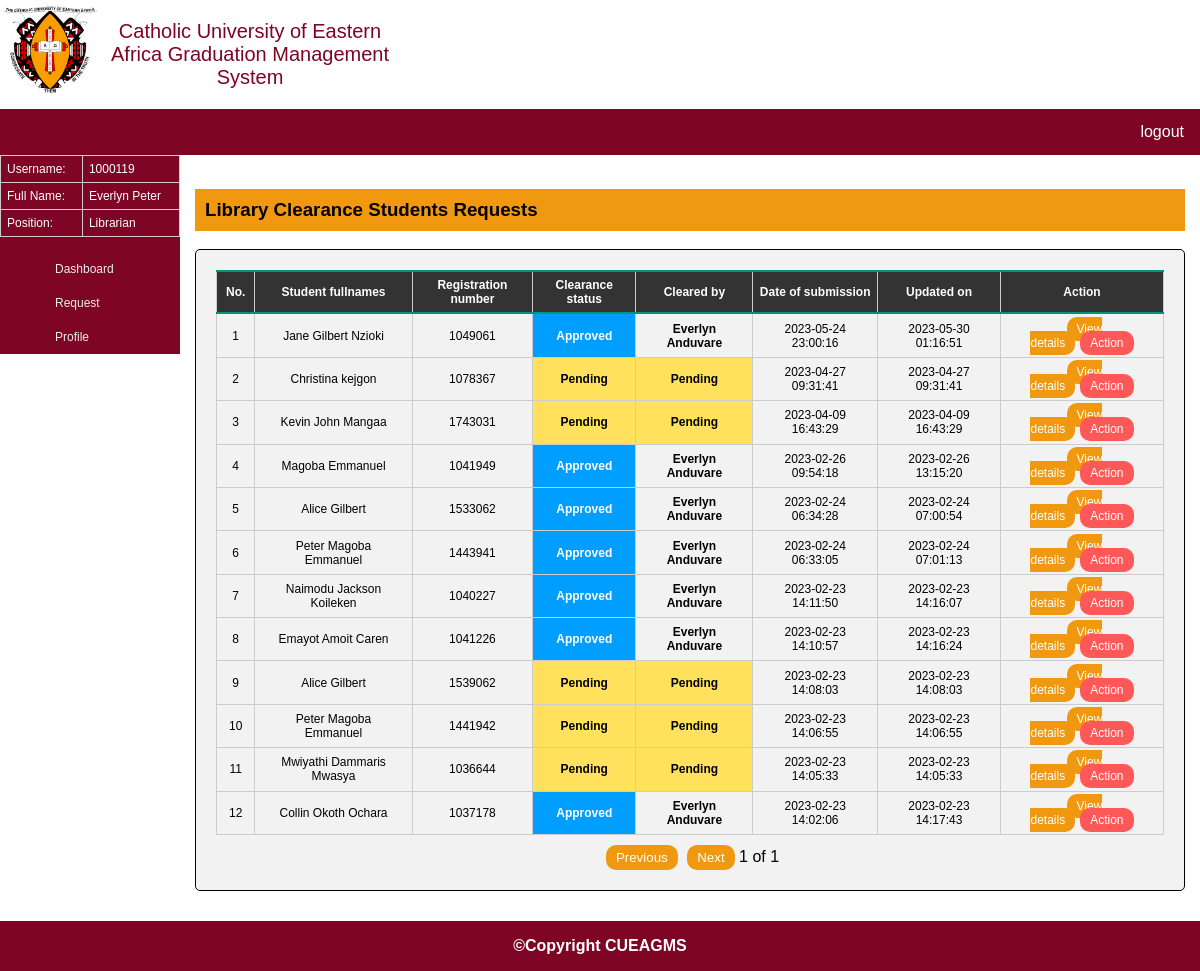
Page /library/clearanceRequests.php (signed in) on the committed database.
### tables this page shows
CREATE TABLE `library_clearance_request` (
  `lib_req_id` int NOT NULL AUTO_INCREMENT,
  `clr_id` int NOT NULL,
  `std_fullnames` varchar(200) NOT NULL,
  `std_regNo` varchar(50) NOT NULL,
  `stdStatus` enum('Pending','Approved','Rejected') NOT NULL DEFAULT 'Pending',
  `emp_fullname` varchar(200) DEFAULT NULL,
  `created_at` timestamp NULL DEFAULT CURRENT_TIMESTAMP,
  `updated_at` timestamp NULL DEFAULT CURRENT_TIMESTAMP ON UPDATE CURRENT_TIMESTAMP,
  PRIMARY KEY (`lib_req_id`),
  KEY `clr_id` (`clr_id`),
  CONSTRAINT `library_clearance_request_ibfk_1` FOREIGN KEY (`clr_id`) REFERENCES `clearance` (`clr_id`) ON DELETE CASCADE ON UPDATE CASCADE
);

### library/clearanceRequests.php (the view, shortened to what this page needs)
<?php require_once("../config.php");
?>
<!DOCTYPE html>
<html lang="en">
<head>
    <link rel="stylesheet" href="../assets/css/style.css?v=<?php echo time(); ?>">
</head>
<body>
    <div class="header">
        <div class="logo">
            <img src="../assets/images/logo/CUEA-logo.png" width="100">
            <p>Catholic University of Eastern Africa Graduation Management System</p>
        </div>
    </div>
    <div class="navbar">
        <ul>
            <li style="float:right"><a href="../logout.php">logout</a></li>
        </ul>
    </div>
    <div class="section">
        <div class="row">
            <div class="left" style="background-color:#7E0524; ">
                <div class="row">
                    <table style="color:#fff; text-align:left; padding-left:10px;">
                        <tr>
                            <td>Username:</td>
                            <td><?php echo $_SESSION['username'];?></td>
                        </tr>
                        <tr>
                            <td>Full Name:</td>
                            <td><?php echo $_SESSION['fullname'];?></td>
                        </tr>
                        <tr>
                            <td>Position:</td>
                            <td><?php echo $_SESSION['position'];?></td>
                        </tr>
                    </table>
                </div>
                <nav class="vertical">
                    <ul>
                        <li><a href="librarian.php">Dashboard</a></li>
                        <li><a href="#">Request</a>
                        </li>
                        <li><a href="viewprofile.php">Profile</a></li>
                    </ul>
                </nav>
            </div>
            <div class="right" style="background-color:#FFF;">
                <h3>Library Clearance Students Requests</h3>
                <div class="clearance-form">
                    <table class="table">
                        <thead>
                            <tr>
                                <th>
                                    No.
                                </th>
                                <th>
                                    Student fullnames
                                </th>
                                <th>
                                    Registration number </th>
                                <th>
                                    Clearance status
                                </th>
                                <th>
                                    Cleared by
                                </th>
                                <th>
                                    Date of submission </th>
                                <th>
                                    Updated on </th>
                                <th>
                                    Action
                                </th>
                            </tr>
                        </thead>
                        <tbody>
                            <?php
$query = "SELECT * FROM library_clearance_request ORDER BY created_at DESC;";
$result =$connection->query($query);
$countRow = 1;
while ($row = mysqli_fetch_array($result)) {
    if($row['emp_fullname']==NULL){
        $row['emp_fullname'] = "Pending";
    }
    $display = <<<HEREDOC
    <tr>
       <td>{$countRow}</td>
       <td>{$row['std_fullnames']}</td>
       <td>{$row['std_regNo']}</td>
       <td class='status'>{$row['stdStatus']}</td>
       <td class='status'>{$row['emp_fullname']}</td>
       <td>{$row['created_at']}</td>
       <td>{$row['updated_at']}</td>
       <td><a class="btn-v"  href="std_details.php?id={$row['std_regNo']}">View details</a><a class="btn-a" href="updateStatus.php?id={$row['std_regNo']}&fulnames={$row['std_fullnames']}">Action</a></td>
    </tr>
    HEREDOC;
                                echo $display;
$countRow++;
}?>
                        </tbody>
                    </table>
                    <div id="pagination">
                        <button class="btns" id="previous">Previous</button>
                        <button class="btns" id="next">Next</button>
                        <span id="pageNumber">1</span> of <span id="totalPages">1</span>
                    </div>
                </div>
            </div>
        </div>
    </div>
    <div class="footer">
        <p><strong>©Copyright CUEAGMS</strong></p>
    </div>
</body>
</html>

### assets/css/style.css (style rules this page uses)
* { box-sizing: border-box; }
body { font-family: 'Work Sans', sans-serif; text-align: center; margin: 0; }
.header, .navbar, .section, .footer { float: left; width: 100%; }
.header { height: 100; background-color: #fff; }
.header .logo img { float: left; }
.header .logo p { float: left; width: 25%; font-size: 20px; color:#7E0524; }
.navbar ul { list-style-type: none; margin: 0; padding: 0; overflow: hidden; background-color: #7E0524; }
.navbar li { float: left; border-right: 1px solid #bbb; }
.navbar li:last-child { border-right: none; }
.navbar li a { display: block; color: white; text-align: center; padding: 14px 16px; text-decoration: none; }
.row { display: flex; }
.left { flex: 15%; height: 100%; margin: 0px; }
.right { flex: 85%; padding: 15px; }
nav.vertical { position:relative; background:#7E0524; text-align: left; }
nav.vertical ul { list-style: none; margin:0; }
nav.vertical li { position:relative; }
nav.vertical a { display:block; color:#eee; text-decoration:none; padding:10px 15px; transition:0.2s; font-size: 12px; }
.row { margin-bottom: 5px; padding-bottom: 10px; position: relative; }
h3 { background-color:#F09910; text-align:left; padding: 10px; }
.footer { position: fixed; left: 0; bottom: 0; width: 100%; background-color: #7E0524; color: white; text-align: center; }

### library/clearanceRequests.php (style rules this page uses)
* { box-sizing: border-box; }
body { font-family: 'Work Sans', sans-serif; text-align: center; margin: 0; }
.header, .navbar, .section, .footer { float: left; width: 100%; }
.header { height: 100; background-color: #fff; }
.header .logo img { float: left; }
.header .logo p { float: left; width: 25%; font-size: 20px; color: #7E0524; }
.navbar ul { list-style-type: none; margin: 0; padding: 0; overflow: hidden; background-color: #7E0524; }
.navbar li { float: left; border-right: 1px solid #bbb; }
.navbar li:last-child { border-right: none; }
.navbar li a { display: block; color: white; text-align: center; padding: 14px 16px; text-decoration: none; }
.row { display: flex; }
.left { flex: 15%; height: 100%; margin: 0px; }
.right { flex: 85%; padding: 15px; }
nav.vertical { position: relative; background: #7E0524; text-align: left; }
nav.vertical ul { list-style: none; margin: 0; }
nav.vertical li { position: relative; }
nav.vertical a { display: block; color: #eee; text-decoration: none; padding: 10px 15px; transition: 0.2s; font-size: 12px; }
.row { margin-bottom: 5px; padding-bottom: 10px; position: relative; }
h3 { background-color: #F09910; text-align: left; padding: 10px; }
td.status { padding: 5px; font-weight: bold; }
td.approved { background-color: #009EFF; color: white; }
td.pending { background-color: #FFE15D; }
.clearance-form { border-radius: 5px; background-color: #f2f2f2; margin-bottom: 50px; border: 1px solid #000; padding: 20px; }
.row:after { content: ""; display: table; clear: both; }
table { width: 100%; border-collapse: collapse; }
tr:nth-of-type(odd) { background: none; }
th { background: #333; color: white; font-weight: bold; }
td, th { padding: 6px; border: 1px solid #ccc; text-align: left; font-size: 12px; }
.footer { position: fixed; left: 0; bottom: 0; width: 100%; background-color: #7E0524; color: white; text-align: center; }
.btns { margin-left: 5px; margin-top: 10px; background-color: #F09910; color: white; padding: 5px 10px; border: none; border-radius: 10px; text-align: center; text-decoration: none; }
.table th { text-align: center; border-top: 2px solid #009578; border-bottom: 2px solid #009578; }
.table td, .search-input { font-size: 1em; padding: 0.6em 1em; text-align: center; }
table { width: 100%; border-collapse: collapse; font-size: 12px; }
.btn-v, .btn-a { margin-left: 5px; background-color: #F09910; color: white; padding: 5px 10px; border: none; border-radius: 10px; text-align: center; text-decoration: none; }
.btn-a { background-color: #FF5858 }

### rows in the picture
library_clearance_request: std_fullnames "Jane Gilbert Nzioki", std_regNo "1049061", stdStatus "Approved", emp_fullname "Everlyn Anduvare", created_at "2023-05-24 23:00:16", updated_at "2023-05-30 01:16:51"
library_clearance_request: std_fullnames "Christina kejgon", std_regNo "1078367", stdStatus "Pending", created_at "2023-04-27 09:31:41", updated_at "2023-04-27 09:31:41"
library_clearance_request: std_fullnames "Kevin John Mangaa", std_regNo "1743031", stdStatus "Pending", created_at "2023-04-09 16:43:29", updated_at "2023-04-09 16:43:29"
library_clearance_request: std_fullnames "Magoba Emmanuel", std_regNo "1041949", stdStatus "Approved", emp_fullname "Everlyn Anduvare", created_at "2023-02-26 09:54:18", updated_at "2023-02-26 13:15:20"
library_clearance_request: std_fullnames "Alice Gilbert", std_regNo "1533062", stdStatus "Approved", emp_fullname "Everlyn Anduvare", created_at "2023-02-24 06:34:28", updated_at "2023-02-24 07:00:54"
library_clearance_request: std_fullnames "Peter Magoba Emmanuel", std_regNo "1443941", stdStatus "Approved", emp_fullname "Everlyn Anduvare", created_at "2023-02-24 06:33:05", updated_at "2023-02-24 07:01:13"
library_clearance_request: std_fullnames "Naimodu Jackson Koileken", std_regNo "1040227", stdStatus "Approved", emp_fullname "Everlyn Anduvare", created_at "2023-02-23 14:11:50", updated_at "2023-02-23 14:16:07"
library_clearance_request: std_fullnames "Emayot Amoit Caren", std_regNo "1041226", stdStatus "Approved", emp_fullname "Everlyn Anduvare", created_at "2023-02-23 14:10:57", updated_at "2023-02-23 14:16:24"
library_clearance_request: std_fullnames "Alice Gilbert", std_regNo "1539062", stdStatus "Pending", created_at "2023-02-23 14:08:03", updated_at "2023-02-23 14:08:03"
library_clearance_request: std_fullnames "Peter Magoba Emmanuel", std_regNo "1441942", stdStatus "Pending", created_at "2023-02-23 14:06:55", updated_at "2023-02-23 14:06:55"
library_clearance_request: std_fullnames "Mwiyathi Dammaris Mwasya", std_regNo "1036644", stdStatus "Pending", created_at "2023-02-23 14:05:33", updated_at "2023-02-23 14:05:33"
library_clearance_request: std_fullnames "Collin Okoth Ochara", std_regNo "1037178", stdStatus "Approved", emp_fullname "Everlyn Anduvare", created_at "2023-02-23 14:02:06", updated_at "2023-02-23 14:17:43"

### other values in the picture
$_SESSION['username'] "1000119"
$_SESSION['fullname'] "Everlyn Peter"
$_SESSION['position'] "Librarian"
